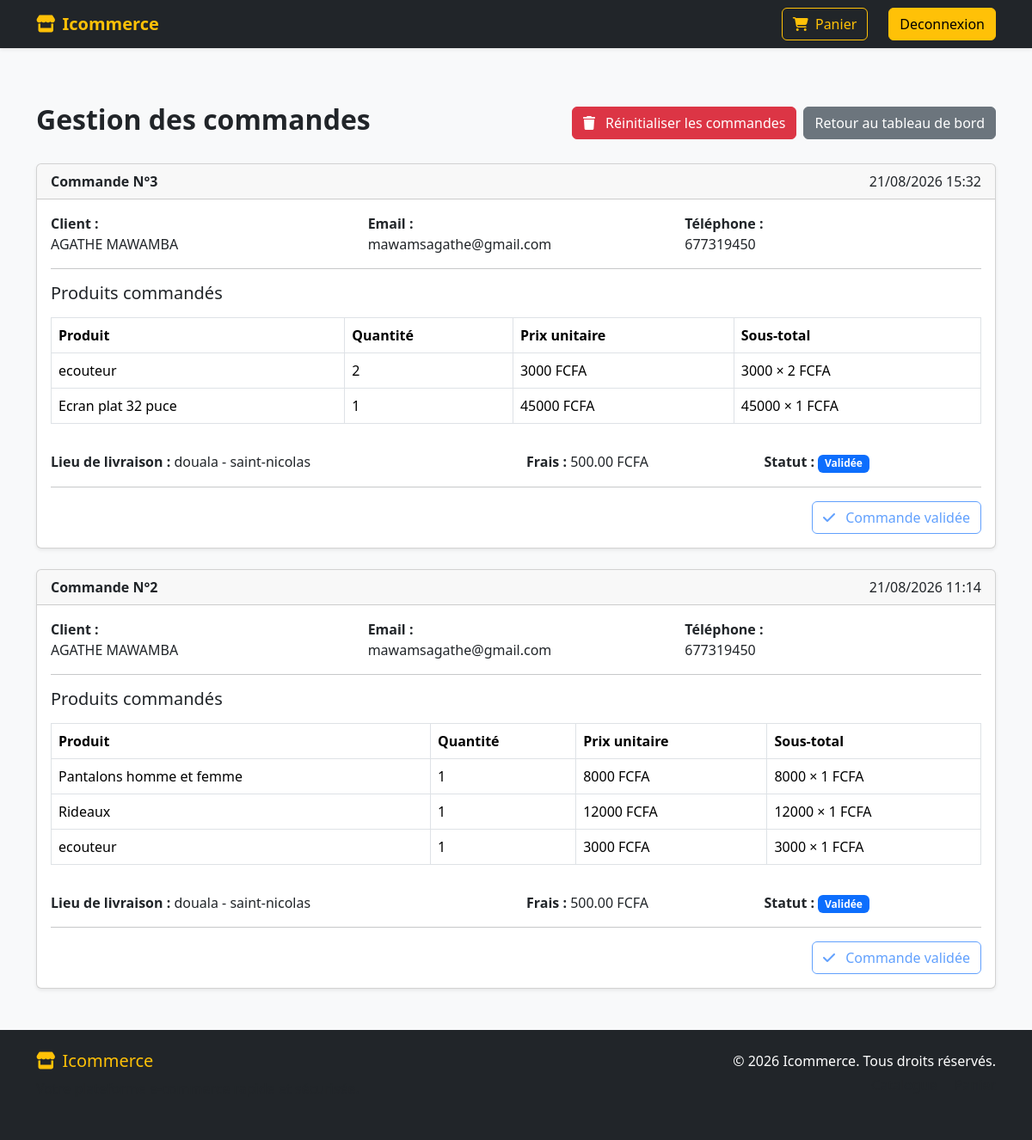
The app's page /gestion/commandes/ (signed in) with its own data.
### vente/models.py (models this page shows, shortened)
class Commande(models.Model):
    STATUT = [
        ('E', 'En attente'),
        ('V', 'Validée'),
        ('L', 'Livrée'),
        ('A', 'Annulée'),
    ]
    client = models.ForeignKey(
        Client,
        on_delete=models.CASCADE
    )
    lieu_livraison = models.ForeignKey(
        LieuLivraison,
        on_delete=models.CASCADE
    )
    date_commande = models.DateTimeField(
        auto_now_add=True
    )
    statut = models.CharField(
        max_length=1,
        choices=STATUT,
        default='E'
    )

class Client(models.Model):
    user = models.OneToOneField(
        User,
        on_delete=models.CASCADE,
        related_name='client'
    )
    nom = models.CharField(max_length=100)
    telephone = models.CharField(max_length=20, blank=True)

class LigneCommande(models.Model):
    commande = models.ForeignKey(
        Commande,
        on_delete=models.CASCADE,
        related_name='lignes'
    )
    produit = models.ForeignKey(
        Produit,
        on_delete=models.CASCADE
    )
    quantite = models.PositiveIntegerField()
    prix_unitaire = models.DecimalField(
        max_digits=10,
        decimal_places=2
    )

class Produit(models.Model):
    categorie = models.ForeignKey(
        Categorie,
        on_delete=models.CASCADE
    )
    designation = models.CharField(max_length=150)
    description = models.TextField()
    prix_achat = models.DecimalField(
        max_digits=10,
        decimal_places=2,
        default=0
    )
    prix_vente = models.DecimalField(
        max_digits=10,
        decimal_places=2,
        default=0
    )
    stock = models.PositiveIntegerField(default=0)
    image = models.ImageField(
        upload_to='produits/',
        blank=True,
        null=True
    )

class LieuLivraison(models.Model):
    ville = models.CharField(max_length=100)
    quartier = models.CharField(max_length=100)
    adresse = models.CharField(max_length=255,blank=True)
    frais = models.DecimalField(
        max_digits=8,
        decimal_places=2
    )

### vente/views.py (the view)
@staff_member_required
def gestion_commandes(request):
    commandes = (
        Commande.objects
        .select_related(
            "client",
            "client__user",
            "lieu_livraison",
        )
        .prefetch_related(
            "lignes__produit",
        )
        .order_by(
            "-date_commande"
        )
    )
    return render(
        request,
        "vente/gestion_commandes.html",
        {
            "commandes": commandes,
        },
    )

### vente/templates/vente/gestion_commandes.html (shortened to what this page needs)
{% extends 'vente/base.html' %}
{% block content %}
<div class="container mt-4">
    <div class="d-flex justify-content-between align-items-center mb-4">
    <h2 class="fw-bold">
        Gestion des commandes
    </h2>
    <div class="d-flex gap-2">
        <form method="POST"
              action="{% url 'vente:reinitialiser_commandes' %}"
              onsubmit="return confirm(
                  'ATTENTION : toutes les commandes seront définitivement supprimées. Voulez-vous continuer ?'
              );">
            <button type="submit"
                    class="btn btn-danger">
                <i class="fa-solid fa-trash me-2"></i>
                Réinitialiser les commandes
            </button>
        </form>
        <a href="{% url 'vente:tableau_bord_admin' %}"
           class="btn btn-secondary">
            Retour au tableau de bord
        </a>
    </div>
</div>
    {% if commandes %}
        {% for commande in commandes %}
            <div class="card shadow-sm mb-4">
                <div class="card-header">
                    <div class="d-flex justify-content-between">
                        <strong>
                            Commande N°{{ commande.id }}
                        </strong>
                        <span>
                            {{ commande.date_commande|date:"d/m/Y H:i" }}
                        </span>
                    </div>
                </div>
                <div class="card-body">
                    <div class="row mb-3">
                        <div class="col-md-4">
                            <strong>Client :</strong><br>
                            {{ commande.client.nom }}
                        </div>
                        <div class="col-md-4">
                            <strong>Email :</strong><br>
                            {{ commande.client.user.email }}
                        </div>
                        <div class="col-md-4">
                            <strong>Téléphone :</strong><br>
                            {{ commande.client.telephone|default:"Non renseigné" }}
                        </div>
                    </div>
                    <hr>
                    <h5 class="mb-3">
                        Produits commandés
                    </h5>
                    <div class="table-responsive">
                        <table class="table table-bordered">
                            <thead>
                                <tr>
                                    <th>Produit</th>
                                    <th>Quantité</th>
                                    <th>Prix unitaire</th>
                                    <th>Sous-total</th>
                                </tr>
                            </thead>
                            <tbody>
                                {% for ligne in commande.lignes.all %}
                                    <tr>
                                        <td>
                                            {{ ligne.produit.designation }}
                                        </td>
                                        <td>
                                            {{ ligne.quantite }}
                                        </td>
                                        <td>
                                            {{ ligne.prix_unitaire|floatformat:0 }} FCFA
                                        </td>
                                        <td>
                                            {{ ligne.prix_unitaire|floatformat:0 }}
                                            ×
                                            {{ ligne.quantite }}
                                            FCFA
                                        </td>
                                    </tr>
                                {% endfor %}
                            </tbody>
                        </table>
                    </div>
                    <div class="row mt-3">
                        <div class="col-md-6">
                            <strong>Lieu de livraison :</strong>
                            {{ commande.lieu_livraison.ville }}
                            -
                            {{ commande.lieu_livraison.quartier }}
                        </div>
                        <div class="col-md-3">
                            <strong>Frais :</strong>
                            {{ commande.lieu_livraison.frais }}
                            FCFA
                        </div>
                        <div class="col-md-3">
                            <strong>Statut :</strong>
                            {% if commande.statut == 'E' %}
                                <span class="badge bg-warning text-dark">
                                    En attente
                                </span>
                            {% elif commande.statut == 'V' %}
                                <span class="badge bg-primary">
                                    Validée
                                </span>
                            {% elif commande.statut == 'L' %}
                                <span class="badge bg-success">
                                    Livrée
                                </span>
                            {% elif commande.statut == 'A' %}
                                <span class="badge bg-danger">
                                    Annulée
                                </span>
                            {% endif %}
                        </div>
                    </div>
                    <hr>
                    <div class="d-flex justify-content-end">
                        {% if commande.statut == 'E' %}
                            <form method="POST"
                                  action="{% url 'vente:admin_valider_commande' commande.id %}">
                                {% csrf_token %}
                                <button type="submit"
                                        class="btn btn-success">
                                    <i class="fa-solid fa-check me-2"></i>
                                    Valider la commande
                                </button>
                            </form>
                        {% elif commande.statut == 'V' %}
                            <span class="btn btn-outline-primary disabled">
                                <i class="fa-solid fa-check me-2"></i>
                                Commande validée
                            </span>
                        {% elif commande.statut == 'L' %}
                            <span class="btn btn-outline-success disabled">
                                <i class="fa-solid fa-truck me-2"></i>
                                Commande livrée
                            </span>
                        {% elif commande.statut == 'A' %}
                            <span class="btn btn-outline-danger disabled">
                                <i class="fa-solid fa-xmark me-2"></i>
                                Commande annulée
                            </span>
                        {% endif %}
                    </div>
                </div>
            </div>
        {% endfor %}
    {% else %}
        <div class="alert alert-info">
            <i class="fa-solid fa-info-circle me-2"></i>
            Aucune commande enregistrée.
        </div>
    {% endif %}
</div>
{% endblock %}

### records on screen
Commande: id "3", date_commande "21/08/2026 15:32", client.nom "AGATHE MAWAMBA", client.user.email "mawamsagathe@gmail.com", client.telephone "677319450", lieu_livraison.ville "douala", lieu_livraison.quartier "saint-nicolas", lieu_livraison.frais "500.00", statut "Validée"
LigneCommande: produit.designation "ecouteur", quantite "2", prix_unitaire "3000"
LigneCommande: produit.designation "Ecran plat 32 puce", quantite "1", prix_unitaire "45000"
Commande: id "2", date_commande "21/08/2026 11:14", client.nom "AGATHE MAWAMBA", client.user.email "mawamsagathe@gmail.com", client.telephone "677319450", lieu_livraison.ville "douala", lieu_livraison.quartier "saint-nicolas", lieu_livraison.frais "500.00", statut "Validée"
LigneCommande: produit.designation "Pantalons homme et femme", quantite "1", prix_unitaire "8000"
LigneCommande: produit.designation "Rideaux", quantite "1", prix_unitaire "12000"
LigneCommande: produit.designation "ecouteur", quantite "1", prix_unitaire "3000"
